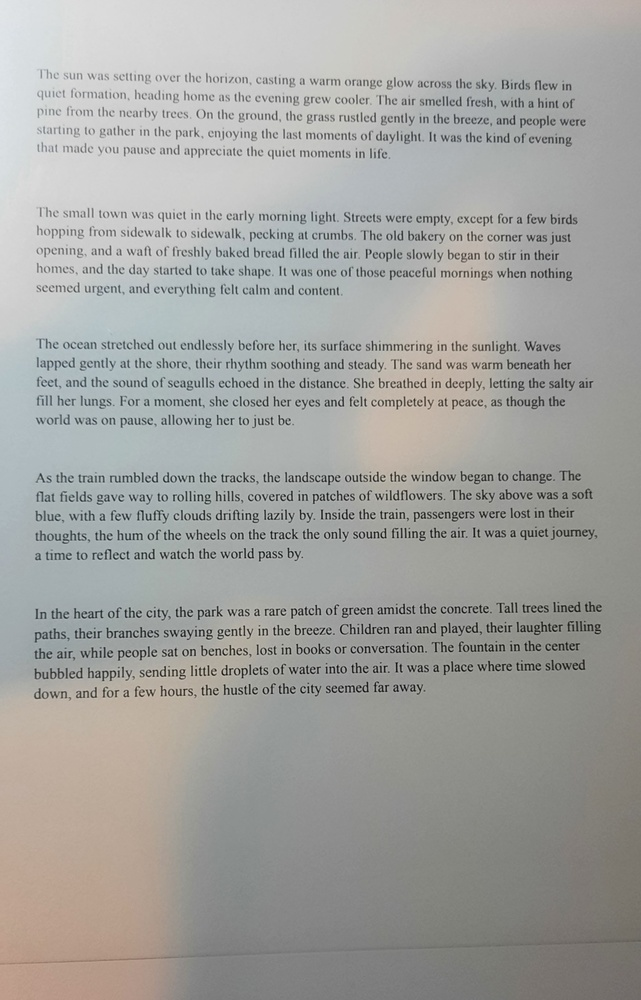
#> input picture CustomContrastAlgorithm/TheImage.jpg, 641 x 1000 px, shrunk from 1753 x 2736 before the run; its folder holds 5 pictures in this run
$ python customContrast.py
#> lines starting #> are read from the running program, lines starting #| are printed output that depends on the picture
# customContrast.py --> An attempt to handle shadows better when doing contrast
# November 18 2024 - Iya - Created but creating artifacts
# November 25 2024 - Iya - Redid method (problem was mixing up that 255 is lighter)

import cv2
import numpy as np
from tqdm import tqdm  # Import tqdm for progress bars

def customContrast(image, subsectionSizes):

    height, width = image.shape

    newImage = np.copy(image)


    for n in subsectionSizes:

        # Loop over the image in n by n subsections
        # Use tqdm to show the progress of looping over height
        for i in tqdm(range(0, height, n), desc=f"Rows (n={n})", unit="row"):
            for j in range(0, width, n):

                sub_height = min(n, height - i)
                sub_width = min(n, width - j)

                subsection = image[i:i + sub_height, j:j + sub_width]

                tipPoint = np.mean(subsection) * 0.80

                # make changes to pixels based on the tipPoint
                for y in range(sub_height):
                    for x in range(sub_width):
                        pixel_value = subsection[y, x]
                        if pixel_value > tipPoint:
                            subsection[y, x] = min(pixel_value * 1.25, 255) # make it lighter
                        else:
                            subsection[y, x] = max(pixel_value * 0.75, 0) # make it darker

                # Add it back into the new image
                newImage[i:i + sub_height, j:j + sub_width] = subsection

        # Save intermediate image
        cv2.imwrite(f"SubectionOfSize{n}.jpg", newImage)


    return newImage


# Test Code

address = "TheImage"

image = cv2.imread(f'{address}.jpg', cv2.IMREAD_GRAYSCALE) # GreyScale
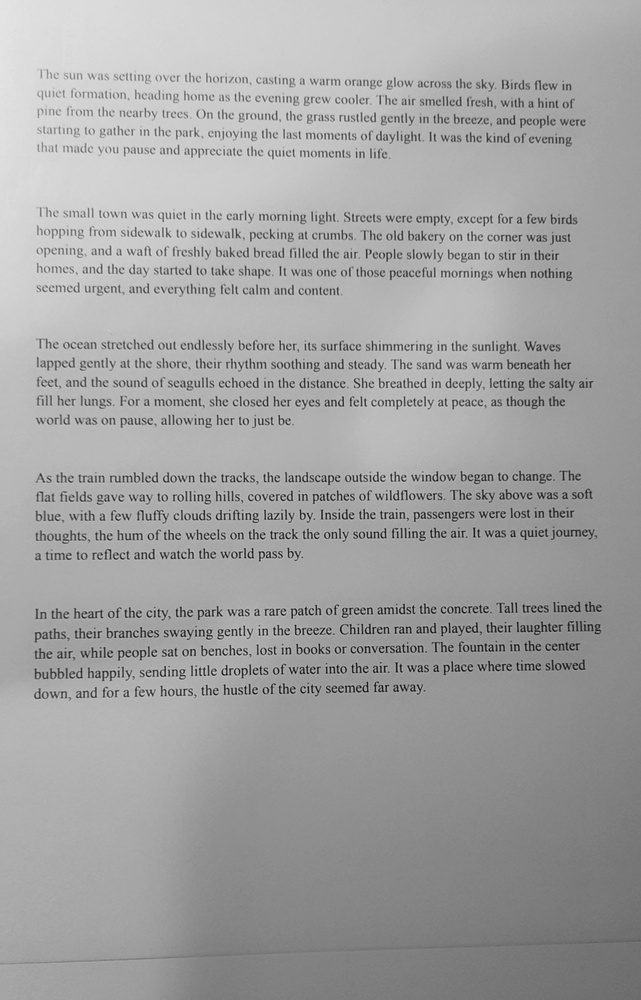
#> image: shape (1000, 641); min 5, max 229, mean 162.5

subsectionSizes = [20, 50, 100, 200, 500]

finalImage = customContrast(image, subsectionSizes)
#> the loop in customContrast, `for n in subsectionSizes:` made 5 passes
#> pass 1, in customContrast, `cv2.imwrite(f"SubectionOfSize{n}.jpg", newImage)`:
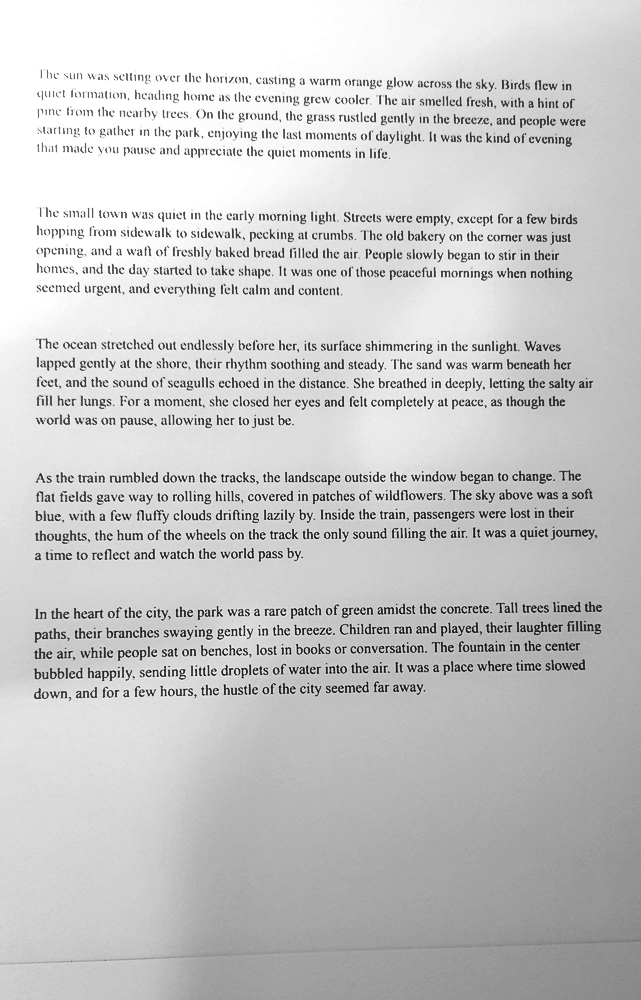
#> saved as SubectionOfSize20.jpg: shape (1000, 641); min 3, max 255, mean 199.4
#> pass 2, in customContrast, `cv2.imwrite(f"SubectionOfSize{n}.jpg", newImage)`:
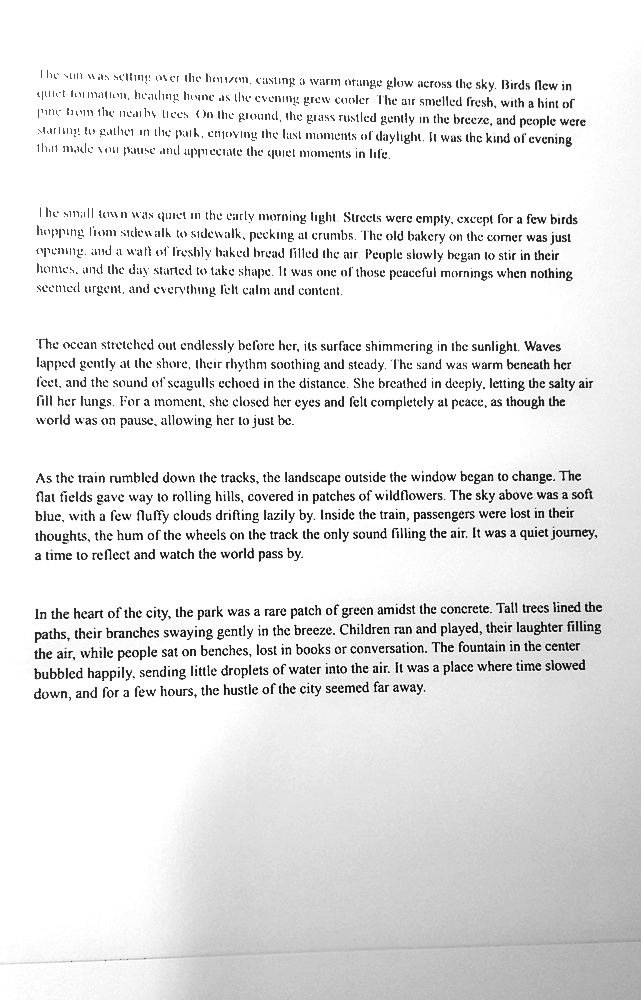
#> saved as SubectionOfSize50.jpg: shape (1000, 641); min 2, max 255, mean 230.4
#> after the loop in customContrast, `for n in subsectionSizes:`:
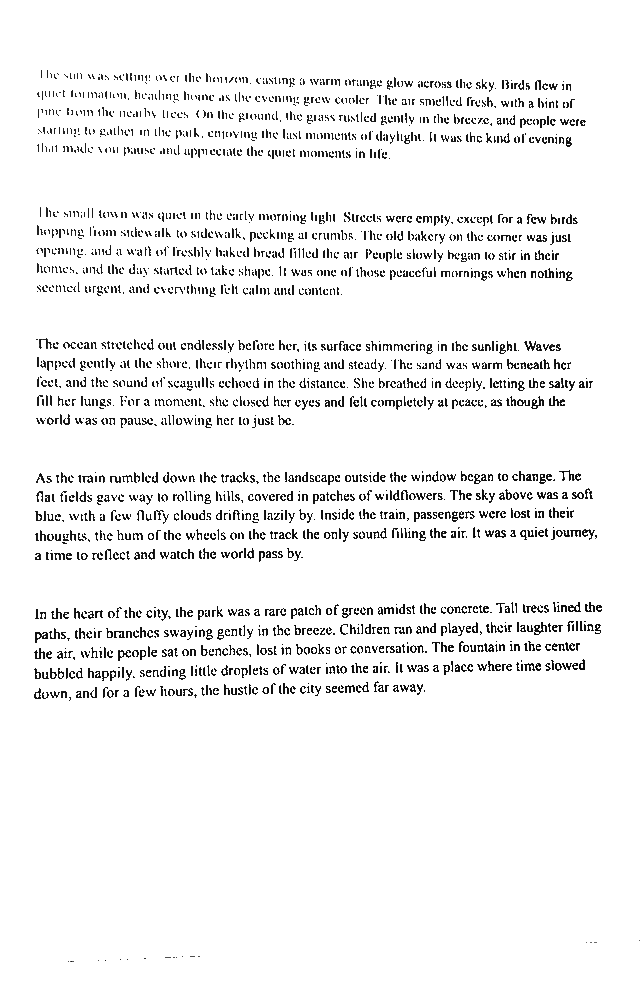
#> newImage: shape (1000, 641); min 0, max 255, mean 241.6
#> after the loop in customContrast, `for n in subsectionSizes:`:
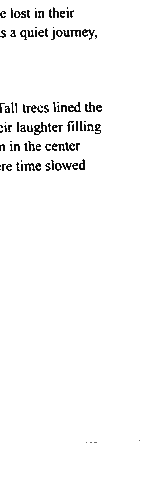
#> subsection: shape (500, 141); min 3, max 255, mean 248.2

cv2.imwrite(f'{address}NEW.jpg', finalImage)
